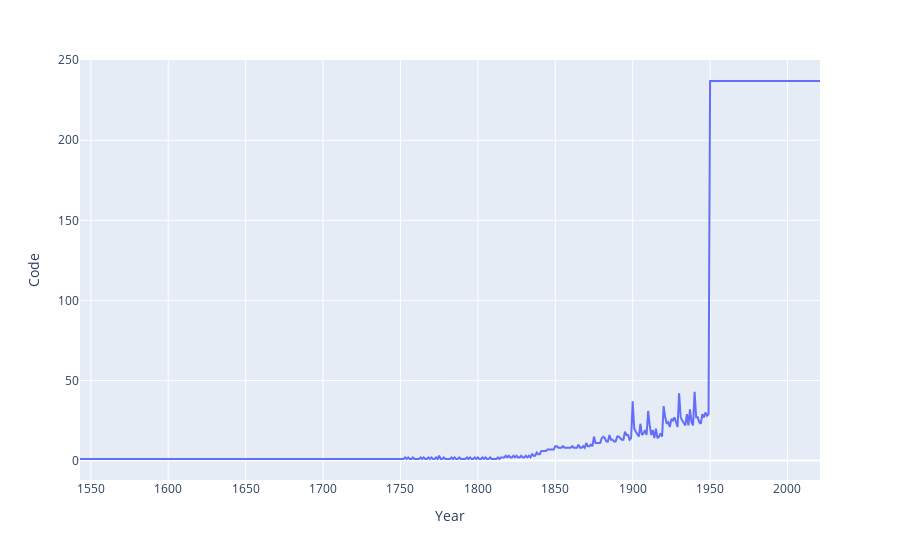

Notebook source saved alongside this figure:
### Code cell
px.line(
    data_frame=df_year,
    y="Code",
    x="Year",
    )

### Figure 1 — Plotly figure (JSON) as saved in the notebook; plotly's stock layout.template omitted (floating-point values rounded to 4 significant figures; data arrays with more than 128 entries replaced by an {"elided": "..."} marker saying what was removed)
{"data": [{"hovertemplate": "Year=%{x}<br>Code=%{y}<extra></extra>", "legendgroup": "", "line": {"color": "#636efa", "dash": "solid"}, "marker": {"symbol": "circle"}, "mode": "lines", "name": "", "orientation": "v", "showlegend": false, "type": "scatter", "x": {"elided": "313 int values"}, "xaxis": "x", "y": {"elided": "313 int values"}, "yaxis": "y"}], "layout": {"legend": {"tracegroupgap": 0}, "margin": {"t": 60}, "xaxis": {"anchor": "y", "domain": [0, 1], "title": {"text": "Year"}}, "yaxis": {"anchor": "x", "domain": [0, 1], "title": {"text": "Code"}}}}
